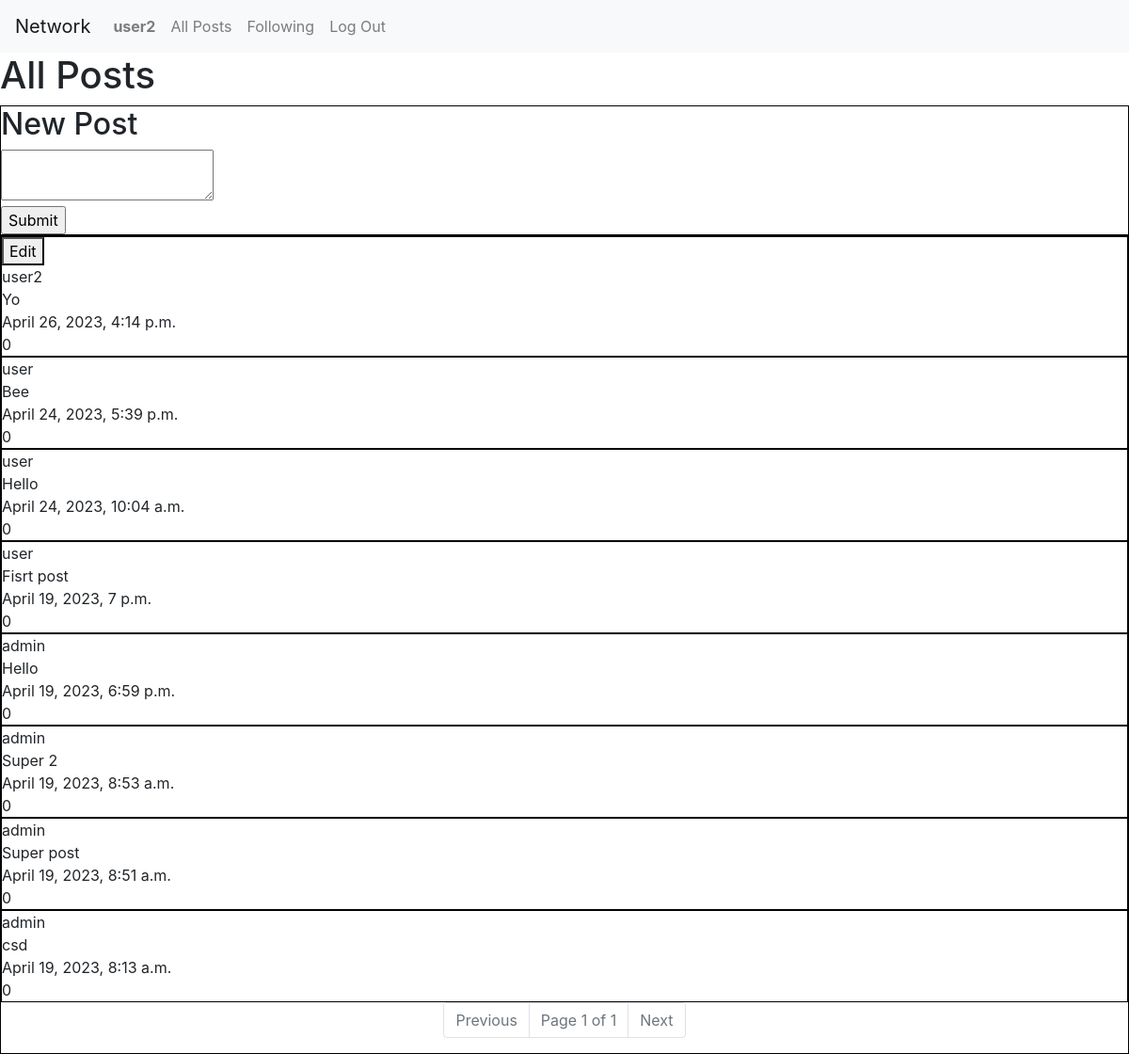
Before: / (signed in) with the older database file.
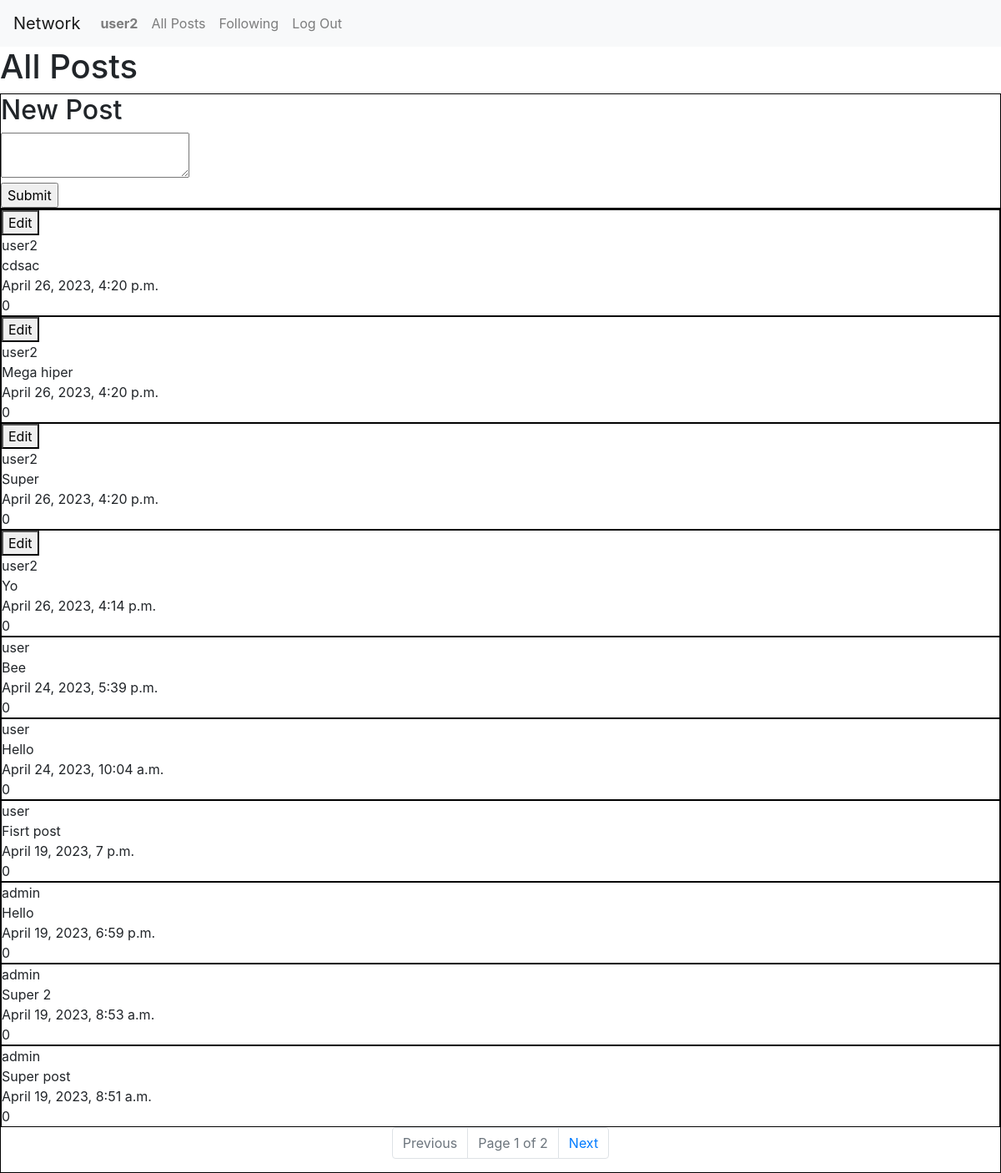
After: the same page with the newer database file.
### network/models.py (models this page shows, shortened)
class User(AbstractUser):
    pass

class Post(models.Model):
    body = models.CharField(max_length=640)                                         # Post text
    date = models.DateTimeField(auto_now_add=True)                                  # Creation date
    date_edit = models.DateTimeField(auto_now=True, blank=True)                     # Edit date
    user = models.ForeignKey(User, on_delete=models.CASCADE)                        # User
    likes = models.ManyToManyField(User, blank=True, related_name="users_likes")    # Likes

### network/views.py (the view)
# urls.py: path("", views.index, name="index"),
def index(request):
    user = get_object_or_404(User, username = request.user)
    posts = Post.objects.all()
    posts = posts.order_by("-date").all()
    paginator = Paginator(posts, 10)
    page_number = request.GET.get('page')
    page_obj = paginator.get_page(page_number)
    return render(request, "network/index.html", {
        "page_obj": page_obj,
        "likes": 0
    })

### network/templates/network/index.html (shortened to what this page needs)
{% extends "network/layout.html" %}
{% block body %}
<div id="index_div">
    <h1>All Posts</h1>
    {% if user.is_authenticated %}
        <div class="new_post">
            <div class="new_post_title">
                <h2 id="new_post_h2">New Post</h2>
            </div>
            <form id="new_post_form">
                <div class="new_post_text">
                    <textarea id="new_post_text"></textarea>
                </div>
                <div class="new_post_button">
                    <input type="submit" id="new_post_button"></input>
                </div>
            </form>
        </div>
    {% endif%}
    <div id="all_posts">
        {% for post in page_obj %}
        <div class="post">
            {% if request.user == post.user %}
                <button class="edit_button" value="{{ post.id }}">Edit</button>
            {% endif %}
            <div class="post_user">{{ post.user }}</div>
            <div class="post_body">{{ post.body }}</div>
            <div class="post_date">{{ post.date }}</div>
            <div class="post_likes">{{ likes }}</div>
        </div>
        {% endfor %}
        <nav aria-label="Page navigation example">
            <ul class="pagination justify-content-center">
            {% if page_obj.has_previous %}
                <li class="page-item"><a class="page-link" href="?page={{ page_obj.previous_page_number }}">Previous</a></li>
            {% else %}
                <li class="page-item disabled"><a class="page-link">Previous</a></li>
            {% endif %}
                <li class="page-item disabled"><a class="page-link">Page {{ page_obj.number }} of {{ page_obj.paginator.num_pages }}</a></li>
            {% if page_obj.has_next %}
                <li class="page-item"><a class="page-link" href="?page={{ page_obj.next_page_number }}">Next</a></li>
            {% else %}
                <li class="page-item disabled"><a class="page-link">Next</a></li>
            {% endif %}
            </ul>
        </nav>
    </div>
</div>
{% endblock %}

### network/templates/network/layout.html (shortened to what this page needs)
{% load static %}
<!DOCTYPE html>
<html lang="en">
    <head>
        <link rel="stylesheet" href="https://stackpath.bootstrapcdn.com/bootstrap/4.4.1/css/bootstrap.min.css">
        <link href="{% static 'network/styles.css' %}" rel="stylesheet">
    </head>
    <body>
        <nav class="navbar navbar-expand-lg navbar-light bg-light">
            <a class="navbar-brand" href="#">Network</a>
            <div>
              <ul class="navbar-nav mr-auto">
                {% if user.is_authenticated %}
                    <li class="nav-item">
                        <a class="nav-link" href="{% url 'profile' user %}"><strong>{{ user.username }}</strong></a>
                    </li>
                {% endif %}
                <li class="nav-item">
                  <a class="nav-link" href="{% url 'index' %}">All Posts</a>
                </li>
                {% if user.is_authenticated %}
                    <li class="nav-item">
                        <a class="nav-link" href="{% url 'following' %}">Following</a>
                    </li>
                    <li class="nav-item">
                        <a class="nav-link" href="{% url 'logout' %}">Log Out</a>
                    </li>
                {% endif %}
              </ul>
            </div>
          </nav>
        <div class="body">
            {% block body %}
            {% endblock %}
        </div>
    </body>
</html>

### network/static/network/styles.css (style rules this page uses)
.new_post { border: 1px solid black; }
#all_posts { border: 1px solid black; }
.post { border: 1px solid black; }

Changed rows visible on the page:
no longer on this page (row unchanged): Post: user "admin", body "csd", date "April 19, 2023, 8:13 a.m.", likes "0"
added Post: {{ post.id }} 11 (drawn), user "user2", body "cdsac", date "April 26, 2023, 4:20 p.m.", likes "0"
added Post: {{ post.id }} 10 (drawn), user "user2", body "Mega hiper", date "April 26, 2023, 4:20 p.m.", likes "0"
added Post: {{ post.id }} 9 (drawn), user "user2", body "Super", date "April 26, 2023, 4:20 p.m.", likes "0"
Other visible differences:
{{ page_obj.paginator.num_pages }}: "1" → "2"
